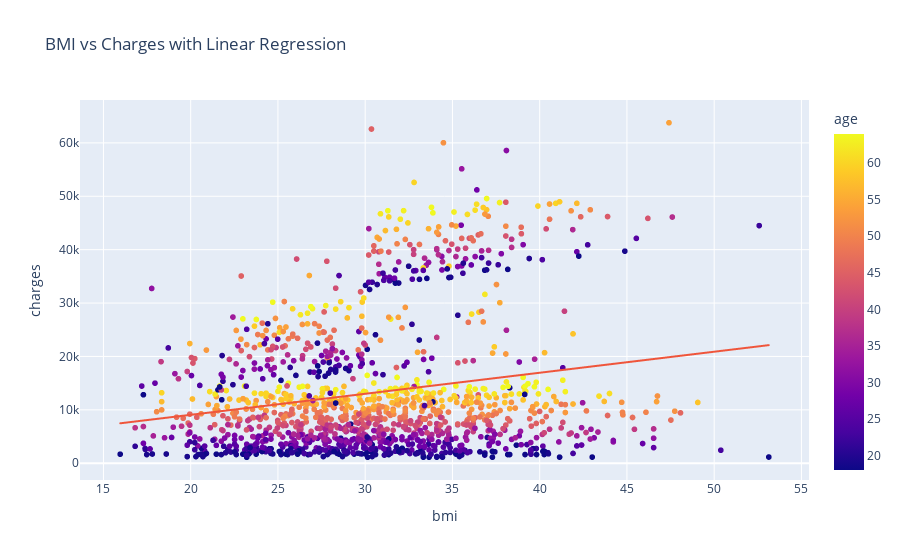

Source (notebook cell):
### Markdown cell above
### 4. Regression Plot (BMI vs Charges)

### Code cell
import plotly.graph_objects as go
from plotly.subplots import make_subplots

fig = px.scatter(df, x='bmi', y='charges', trendline='ols', color='age',
                 title='BMI vs Charges with Linear Regression')
fig.show()

### Figure 1 — Plotly figure (JSON) as saved in the notebook; plotly's stock layout.template omitted (floating-point values rounded to 4 significant figures; data arrays with more than 128 entries replaced by an {"elided": "..."} marker saying what was removed)
{"data": [{"hovertemplate": "bmi=%{x}<br>charges=%{y}<br>age=%{marker.color}<extra></extra>", "legendgroup": "", "marker": {"color": {"elided": "1338 int values"}, "coloraxis": "coloraxis", "symbol": "circle"}, "mode": "markers", "name": "", "showlegend": false, "type": "scattergl", "x": {"elided": "1338 float values"}, "xaxis": "x", "y": {"elided": "1338 float values"}, "yaxis": "y"}, {"hovertemplate": "<b>OLS trendline</b><br>charges = 393.873 * bmi + 1192.94<br>R<sup>2</sup>=0.039339<br><br>bmi=%{x}<br>charges=%{y} <b>(trend)</b><extra></extra>", "legendgroup": "", "marker": {"symbol": "circle"}, "mode": "lines", "name": "", "showlegend": false, "type": "scattergl", "x": {"elided": "1338 float values"}, "xaxis": "x", "y": {"elided": "1338 float values"}, "yaxis": "y"}], "layout": {"coloraxis": {"colorbar": {"title": {"text": "age"}}, "colorscale": [[0, "#0d0887"], [0.1111, "#46039f"], [0.2222, "#7201a8"], [0.3333, "#9c179e"], [0.4444, "#bd3786"], [0.5556, "#d8576b"], [0.6667, "#ed7953"], [0.7778, "#fb9f3a"], [0.8889, "#fdca26"], [1, "#f0f921"]]}, "legend": {"tracegroupgap": 0}, "title": {"text": "BMI vs Charges with Linear Regression"}, "xaxis": {"anchor": "y", "domain": [0, 1], "title": {"text": "bmi"}}, "yaxis": {"anchor": "x", "domain": [0, 1], "title": {"text": "charges"}}}}
